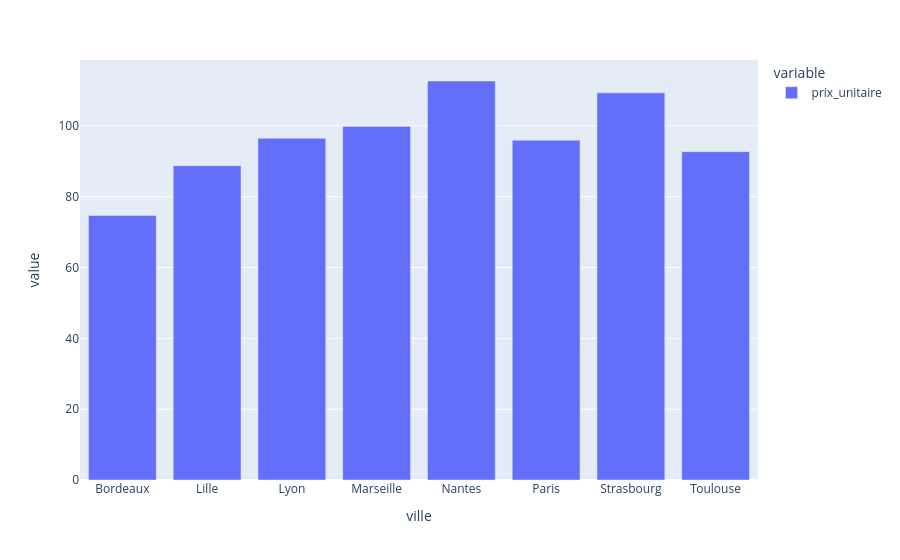

The code cell stored with this chart in its notebook:
### Code cell
px.bar(df.groupby("ville")["prix_unitaire"].mean())

### Figure 1 — Plotly figure (JSON) as saved in the notebook; plotly's stock layout.template omitted (floating-point values rounded to 4 significant figures)
{"data": [{"hovertemplate": "variable=prix_unitaire<br>ville=%{x}<br>value=%{y}<extra></extra>", "legendgroup": "prix_unitaire", "marker": {"color": "#636efa", "pattern": {"shape": ""}}, "name": "prix_unitaire", "orientation": "v", "showlegend": true, "textposition": "auto", "type": "bar", "x": ["Bordeaux", "Lille", "Lyon", "Marseille", "Nantes", "Paris", "Strasbourg", "Toulouse"], "xaxis": "x", "y": [74.71, 88.76, 96.51, 99.88, 112.7, 95.98, 109.3, 92.74], "yaxis": "y"}], "layout": {"barmode": "relative", "legend": {"title": {"text": "variable"}, "tracegroupgap": 0}, "margin": {"t": 60}, "xaxis": {"anchor": "y", "domain": [0, 1], "title": {"text": "ville"}}, "yaxis": {"anchor": "x", "domain": [0, 1], "title": {"text": "value"}}}}
